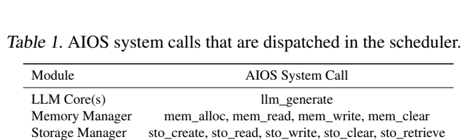
#> input picture tests/regression/golden_masters/AIOS LLM Agent Operating System_V23/assets/07a1232cccf4_004_table_01.png, 474 x 140 px; its folder holds only this picture in this run
$ python -i image_preprocessor.py   (imports and definitions only)   (older library calls are emulated)
#> lines starting #> are read from the running program, lines starting #| are printed output that depends on the picture; after the words box and inside, x2 and y2 are one past the last pixel; in counts of white or black regions, pixels touching at a corner belong together
"""
Image Preprocessor for OCR Enhancement
=======================================

Preprocessing pipeline optimized for vintage scanned documents (1900s-1950s).
Improves OCR accuracy by enhancing image quality before text extraction.

Pipeline:
1. Grayscale conversion
2. Deskewing (straighten rotated scans)
3. Noise removal (salt-and-pepper artifacts)
4. Adaptive thresholding (better than binary for old scans)
5. Contrast enhancement (CLAHE)

Author: Claude (Architect)
Date: January 3, 2026
"""

import logging
from typing import Optional, Tuple

import cv2
import numpy as np

logger = logging.getLogger(__name__)


class ImagePreprocessor:
    """
    Image enhancement pipeline for OCR quality improvement.

    Specifically tuned for degraded historical document scans
    with age-related artifacts (yellowing, foxing, fading).
    """

    def __init__(
        self,
        # Adaptive threshold parameters
        adaptive_block_size: int = 11,
        adaptive_c: int = 2,
        # Denoise parameters
        denoise_strength: int = 10,
        # Deskew parameters
        deskew_threshold: float = 0.5,
        # CLAHE parameters
        clahe_clip_limit: float = 2.0,
        clahe_grid_size: Tuple[int, int] = (8, 8),
    ):
        """
        Initialize preprocessor with tunable parameters.

        Args:
            adaptive_block_size: Block size for adaptive thresholding (must be odd)
            adaptive_c: Constant subtracted from mean in adaptive threshold
            denoise_strength: Strength of noise removal (higher = more aggressive)
            deskew_threshold: Minimum rotation angle to trigger deskew (degrees)
            clahe_clip_limit: Clip limit for CLAHE contrast enhancement
            clahe_grid_size: Grid size for CLAHE
        """
        self.adaptive_block_size = adaptive_block_size
        self.adaptive_c = adaptive_c
        self.denoise_strength = denoise_strength
        self.deskew_threshold = deskew_threshold
        self.clahe_clip_limit = clahe_clip_limit
        self.clahe_grid_size = clahe_grid_size

        # Create CLAHE object
        self._clahe = cv2.createCLAHE(
            clipLimit=self.clahe_clip_limit, tileGridSize=self.clahe_grid_size
        )

    # [65 lines left out: functions enhance_for_ocr, enhance_light, not called in this run]

    def enhance_aggressive(self, image: np.ndarray) -> np.ndarray:
        """
        Aggressive enhancement for severely degraded scans.

        Applies all enhancements with stronger parameters.

        Args:
            image: Input image (RGB or grayscale)

        Returns:
            Aggressively enhanced grayscale image
        """
        gray = self._to_grayscale(image)
        gray = self._deskew(gray)
        gray = self._enhance_contrast(gray)

        # Stronger denoising
        gray = cv2.fastNlMeansDenoising(gray, h=15)

        # More aggressive threshold
        gray = cv2.adaptiveThreshold(
            gray,
            255,
            cv2.ADAPTIVE_THRESH_GAUSSIAN_C,
            cv2.THRESH_BINARY,
            blockSize=15,
            C=4,
        )

        # Morphological operations to clean up
        kernel = np.ones((2, 2), np.uint8)
        gray = cv2.morphologyEx(gray, cv2.MORPH_CLOSE, kernel)

        return gray

    def _to_grayscale(self, image: np.ndarray) -> np.ndarray:
        """Convert image to grayscale if needed."""
        if len(image.shape) == 3:
            if image.shape[2] == 4:
                # RGBA -> RGB -> Gray
                image = cv2.cvtColor(image, cv2.COLOR_RGBA2RGB)
            return cv2.cvtColor(image, cv2.COLOR_RGB2GRAY)
        return image

    def _deskew(self, image: np.ndarray) -> np.ndarray:
        """
        Detect and correct rotation in scanned documents.

        Uses minAreaRect on contours to detect skew angle.
        Only corrects if angle exceeds threshold.
        """
        try:
            # Find coordinates of all non-zero pixels
            coords = np.column_stack(np.where(image > 0))

            if len(coords) < 100:
                # Not enough pixels to detect angle
                return image

            # Get minimum area rectangle
            angle = cv2.minAreaRect(coords)[-1]

            # Adjust angle
            if angle < -45:
                angle = -(90 + angle)
            else:
                angle = -angle

            # Only correct if angle is significant
            if abs(angle) < self.deskew_threshold:
                return image

            logger.debug(f"[PREPROCESS] Deskewing by {angle:.2f} degrees")

            # Rotate image
            (h, w) = image.shape[:2]
            center = (w // 2, h // 2)
            M = cv2.getRotationMatrix2D(center, angle, 1.0)
            rotated = cv2.warpAffine(
                image, M, (w, h), flags=cv2.INTER_CUBIC, borderMode=cv2.BORDER_REPLICATE
            )

            return rotated

        except Exception as e:
            logger.warning(f"[PREPROCESS] Deskew failed: {e}")
            return image

    def _denoise(self, image: np.ndarray) -> np.ndarray:
        """Remove noise using Non-local Means Denoising."""
        return cv2.fastNlMeansDenoising(image, h=self.denoise_strength)

    # [15 lines left out: function _adaptive_threshold, not called in this run]

    def _enhance_contrast(self, image: np.ndarray) -> np.ndarray:
        """
        Enhance contrast using CLAHE (Contrast Limited Adaptive Histogram Equalization).

        CLAHE works better than standard histogram equalization for
        documents because it prevents over-amplification of noise.
        """
        return self._clahe.apply(image)

    # [69 lines left out: functions crop_region, estimate_quality, preprocess_for_ocr, not called in this run]

>>> import cv2
>>> picture = cv2.cvtColor(cv2.imread('../../../tests/regression/golden_masters/AIOS LLM Agent Operating System_V23/assets/07a1232cccf4_004_table_01.png'), cv2.COLOR_BGR2RGB)
#> picture is the input picture: shape (140, 474, 3); min 0, max 255, mean 237.1
>>> result = ImagePreprocessor().enhance_aggressive(picture)
#> in _deskew, `coords = np.column_stack(np.where(image > 0))`: coords = 66292 pairs, first value 0 to 139, second value 0 to 473
#> in _deskew, `angle = cv2.minAreaRect(coords)[-1]`: angle = -90
#> in _deskew, `angle = -(90 + angle)`: angle = 0
#> in enhance_aggressive, `gray = cv2.adaptiveThreshold( gray, 255, cv2.ADAPTIVE_THRESH_GAUSSIAN_..`:
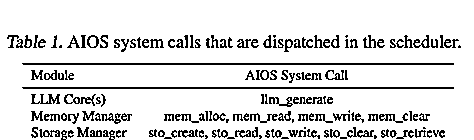
#> gray: shape (140, 474); 87.7% white; black in thin lines or dots, all inside (x1, y1, x2, y2) = (7, 35, 461, 140)
#> in enhance_aggressive, `gray = cv2.morphologyEx(gray, cv2.MORPH_CLOSE, kernel)`:
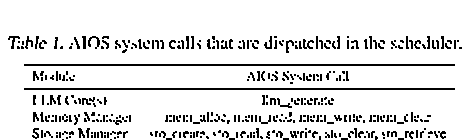
#> gray: shape (140, 474); 89.6% white; black in thin lines or dots, all inside (x1, y1, x2, y2) = (8, 36, 462, 140)

$ run again, on tests/regression/golden_masters/AIOS LLM Agent Operating System_V23/assets/07a1232cccf4_008_table_01.png
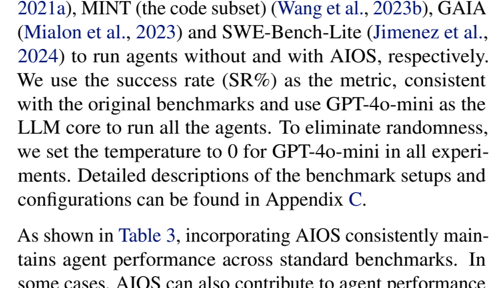
#> input picture tests/regression/golden_masters/AIOS LLM Agent Operating System_V23/assets/07a1232cccf4_008_table_01.png, 503 x 288 px
#> coords = 143649 pairs, first value 0 to 287, second value 0 to 502
#> in _deskew, `angle = cv2.minAreaRect(coords)[-1]`: angle = -90
#> in _deskew, `angle = -(90 + angle)`: angle = 0
#> in enhance_aggressive, `gray = cv2.adaptiveThreshold( gray, 255, cv2.ADAPTIVE_THRESH_GAUSSIAN_..`:
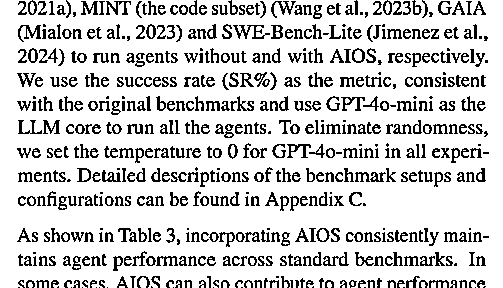
#> gray: shape (288, 503); 81.9% white; black in thin lines or dots
#> in enhance_aggressive, `gray = cv2.morphologyEx(gray, cv2.MORPH_CLOSE, kernel)`:
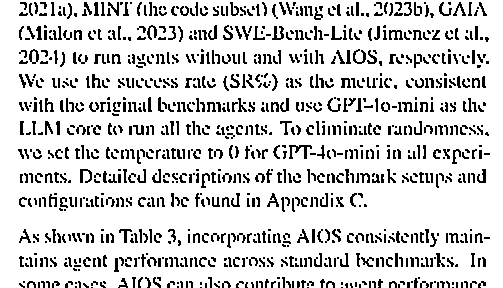
#> gray: shape (288, 503); 84.1% white; black in thin lines or dots

$ run again, on tests/regression/golden_masters/AIOS LLM Agent Operating System_V23/assets/07a1232cccf4_009_table_02.png
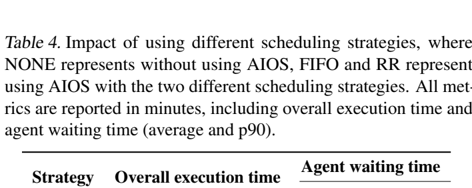
#> input picture tests/regression/golden_masters/AIOS LLM Agent Operating System_V23/assets/07a1232cccf4_009_table_02.png, 472 x 188 px
#> picture is the input picture: shape (188, 472, 3); min 0, max 255, mean 229.4
#> coords = 88229 pairs, first value 0 to 187, second value 0 to 471
#> in _deskew, `angle = cv2.minAreaRect(coords)[-1]`: angle = -90
#> in _deskew, `angle = -(90 + angle)`: angle = 0
#> in enhance_aggressive, `gray = cv2.adaptiveThreshold( gray, 255, cv2.ADAPTIVE_THRESH_GAUSSIAN_..`:
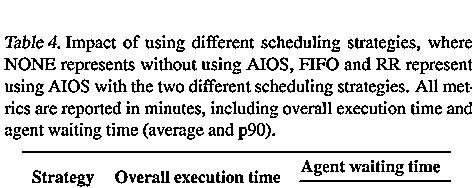
#> gray: shape (188, 472); 85.5% white; black in thin lines or dots, all inside (x1, y1, x2, y2) = (4, 35, 472, 187)
#> in enhance_aggressive, `gray = cv2.morphologyEx(gray, cv2.MORPH_CLOSE, kernel)`:
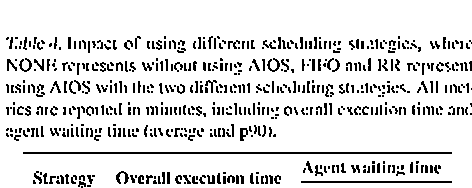
#> gray: shape (188, 472); 87.6% white; black in thin lines or dots, all inside (x1, y1, x2, y2) = (6, 36, 472, 188)
